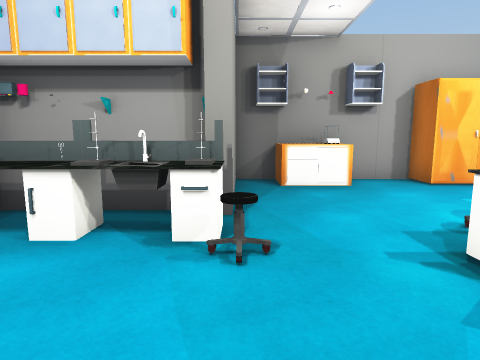
view 1 (above)

15 first-person views from a walk through a Unity game level. The camera is 1.3 m above the floor, tilts 8° down and sees 75° across. The floor is counted in squares, 1 m on a side. Each view is taken from the middle of a square. On the plan, view 1 faces up. The plan holds only what a view shows up to about 14 squares ahead; the rest is blank. The player character is not drawn. Some surface patterns are stand-ins.

view 2
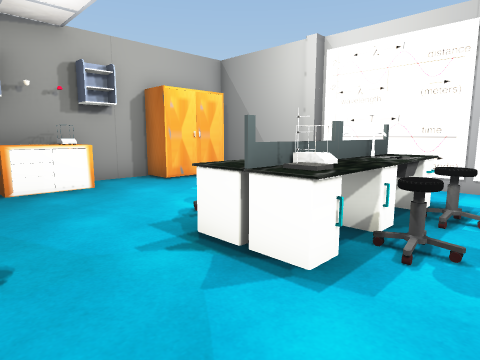

view 3
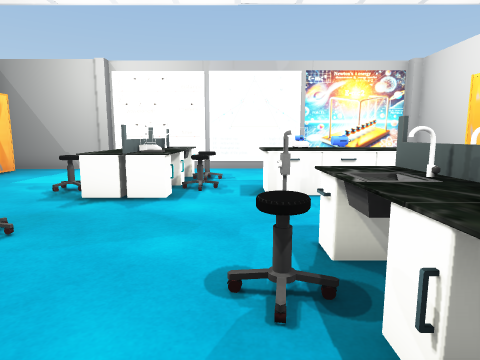

view 4
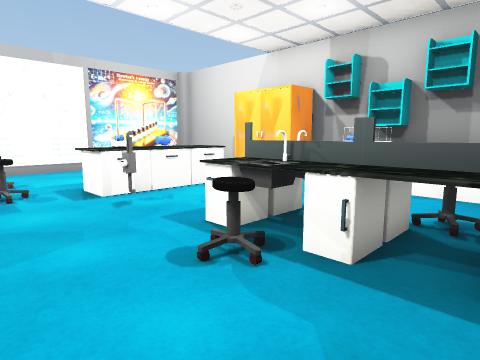

view 5
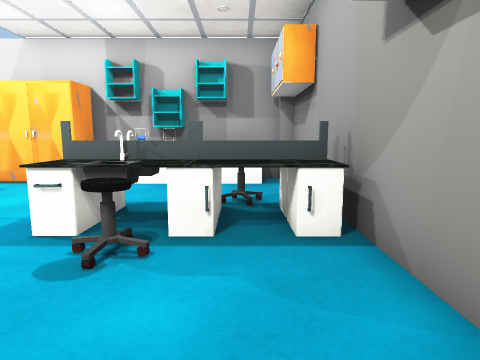

view 6
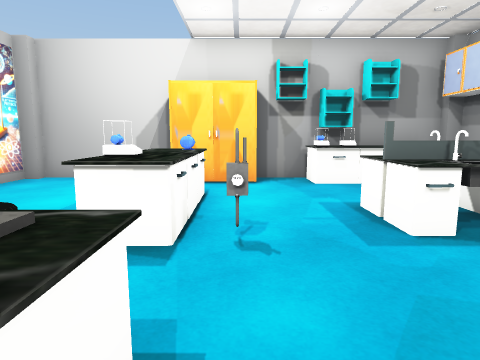

view 7
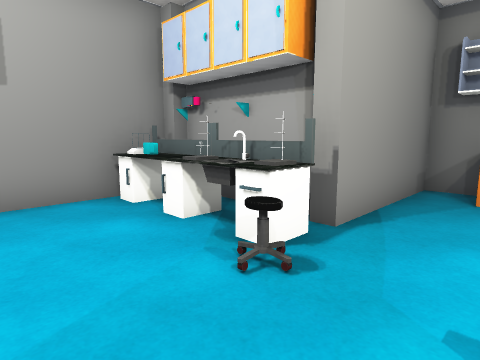

view 8
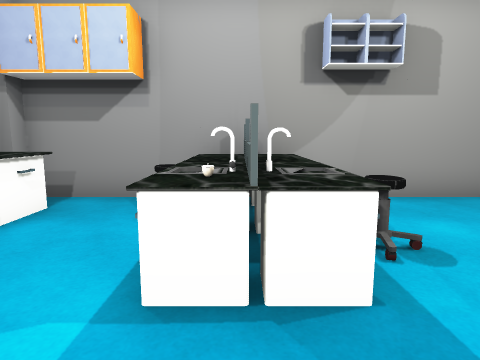

view 9
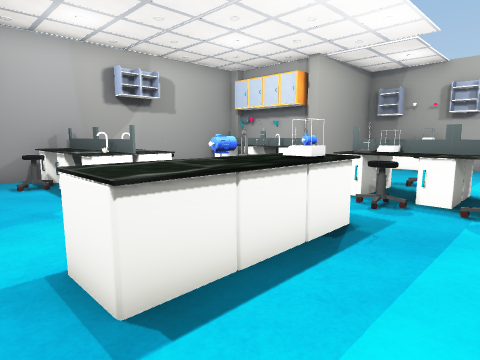

view 10
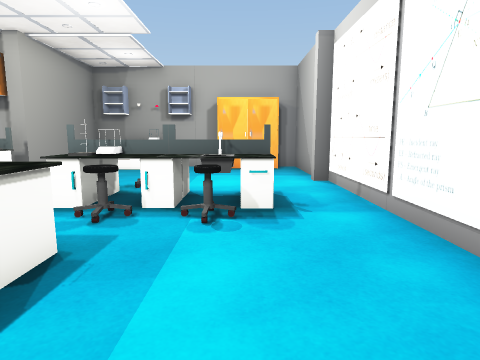

view 11
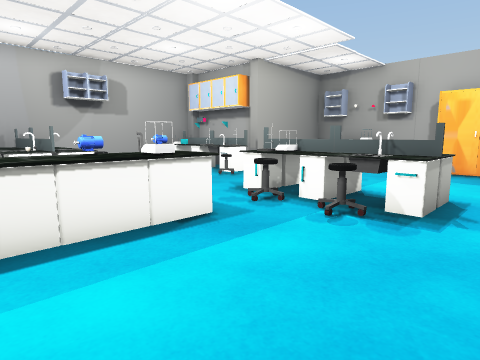

view 12
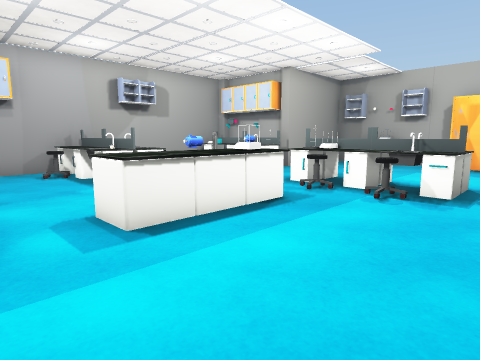

view 13
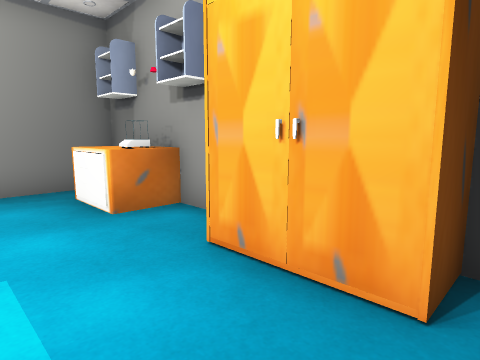

view 14
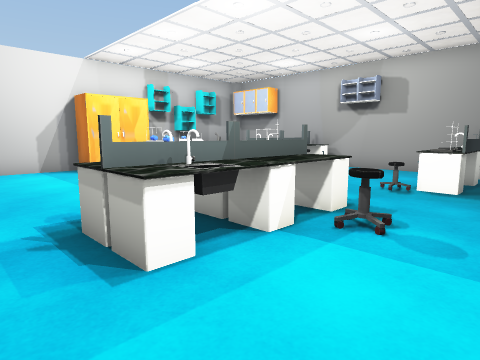

view 15
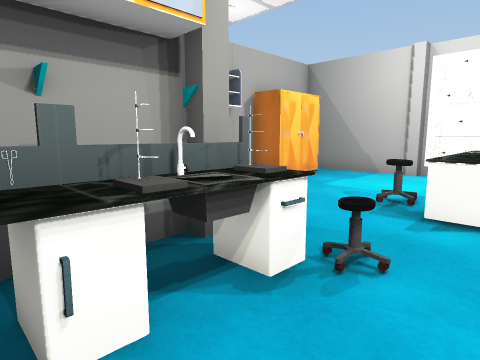

### Floor plan
Points are (right, up) in squares from view 1. A wall is a line through its corners. A room is listed if a view was taken in it or the views show most of it. See-through windows are left out.
Room 1 (views 1, 2, 3, 4, 5, 6, 7, 8, 9, 10, 11, 12, 13, 14, 15)
walls: (-0.5, 5.4) (-4.2, 5.4); (-2.6, -1.9) (-1.4, -1.9) (-2.5, -1.9); (-2.4, 4.6) (-3.5, 4.6); (8.4, 5.4) (8.4, 9.4) (7.5, 9.4); (-4.6, 5.1) (-4.6, -6.5); (3.9, -6.8) (7.5, -6.8); (5.2, 9.4) (-0.1, 9.4) (-0.1, 5.4); (-3.5, -6.8) (1.6, -6.8); (8.6, -6.5) (8.6, 4.5)
objects: other object (-4, -7); other object (-4, -6) to (-2, -6); other object (-4, -3) to (-3, -2); other object (-4, -1) to (-2, -1); other object (-4, 3); other object (-4, 4); other object (-4, 5); other object (-3, -3); other object (-3, 4) to (-2, 4); other object (-2, -3) to (-1, -3); other object (-2, 5); other object (-1, -7) to (-1, -6); other object (-1, -2); other object (-1, -2) to (0, -1); other object (-1, 0); other object (-1, 4); other object (-1, 5); other object (0, -6); other object (0, 3); other object (0, 4); other object (0, 5); other object (1, 8) to (3, 9); other object (2, -6) to (4, -6); other object (2, -1); other object (2, 9) to (3, 9); other object (3, -4) to (4, -1); other object (3, 2) to (4, 2); other object (3, 3) to (5, 3); other object (4, 1); other object (4, 4); other object (5, 1) to (6, 1); other object (5, 2) to (7, 2); other object (5, 8) to (7, 9); other object (6, 3); other object (7, 3); other object (8, -7); other object (8, 5); other object (9, 5)

Positions as (right, up) in squares from view 1, and headings:
1: (0, 0), facing up
2: (0, 0), facing up-right
3: (-4, 0), facing right
4: (-4, 2), facing down-right
5: (-3, 3), facing down
6: (2, 3), facing down
7: (2, 1), facing up-left
8: (2, -2), facing left
9: (6, -5), facing up-left
10: (6, -4), facing up
11: (8, -4), facing up-left
12: (8, -6), facing up-left
13: (8, 6), facing up-left
14: (8, 6), facing down-left
15: (-3, 2), facing up-right
